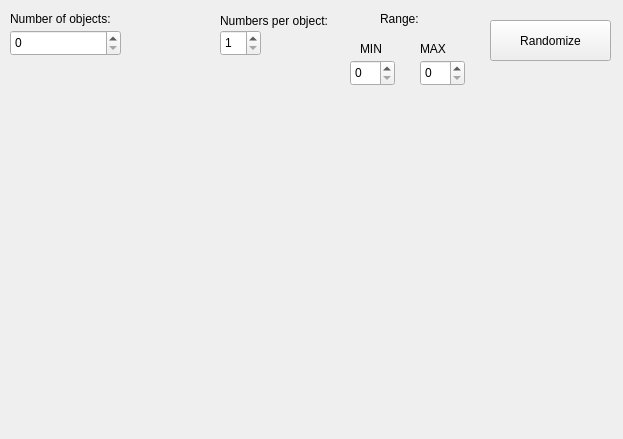
<?xml version="1.0" encoding="UTF-8"?>
<ui version="4.0">
 <class>Widget</class>
 <widget class="QWidget" name="Widget">
  <property name="geometry">
   <rect>
    <x>0</x>
    <y>0</y>
    <width>623</width>
    <height>439</height>
   </rect>
  </property>
  <property name="windowTitle">
   <string>Widget</string>
  </property>
  <widget class="QPushButton" name="pushButton">
   <property name="geometry">
    <rect>
     <x>490</x>
     <y>20</y>
     <width>121</width>
     <height>41</height>
    </rect>
   </property>
   <property name="text">
    <string>Randomize</string>
   </property>
  </widget>
  <widget class="QLabel" name="label">
   <property name="geometry">
    <rect>
     <x>10</x>
     <y>10</y>
     <width>121</width>
     <height>17</height>
    </rect>
   </property>
   <property name="text">
    <string>Number of objects:</string>
   </property>
  </widget>
  <widget class="QLabel" name="label_2">
   <property name="geometry">
    <rect>
     <x>220</x>
     <y>10</y>
     <width>121</width>
     <height>21</height>
    </rect>
   </property>
   <property name="text">
    <string>Numbers per object:</string>
   </property>
  </widget>
  <widget class="QSpinBox" name="spinBox">
   <property name="geometry">
    <rect>
     <x>10</x>
     <y>30</y>
     <width>111</width>
     <height>26</height>
    </rect>
   </property>
  </widget>
  <widget class="QSpinBox" name="spinBox_2">
   <property name="geometry">
    <rect>
     <x>220</x>
     <y>30</y>
     <width>41</width>
     <height>26</height>
    </rect>
   </property>
   <property name="minimum">
    <number>1</number>
   </property>
  </widget>
  <widget class="QLabel" name="label_3">
   <property name="geometry">
    <rect>
     <x>380</x>
     <y>10</y>
     <width>54</width>
     <height>17</height>
    </rect>
   </property>
   <property name="text">
    <string>Range:</string>
   </property>
  </widget>
  <widget class="QLabel" name="label_4">
   <property name="geometry">
    <rect>
     <x>360</x>
     <y>40</y>
     <width>54</width>
     <height>17</height>
    </rect>
   </property>
   <property name="text">
    <string>MIN</string>
   </property>
  </widget>
  <widget class="QLabel" name="label_5">
   <property name="geometry">
    <rect>
     <x>420</x>
     <y>40</y>
     <width>54</width>
     <height>17</height>
    </rect>
   </property>
   <property name="text">
    <string>MAX</string>
   </property>
  </widget>
  <widget class="QSpinBox" name="spinBox_3">
   <property name="geometry">
    <rect>
     <x>350</x>
     <y>60</y>
     <width>45</width>
     <height>26</height>
    </rect>
   </property>
  </widget>
  <widget class="QSpinBox" name="spinBox_4">
   <property name="geometry">
    <rect>
     <x>420</x>
     <y>60</y>
     <width>45</width>
     <height>26</height>
    </rect>
   </property>
  </widget>
 </widget>
 <layoutdefault spacing="6" margin="11"/>
 <resources/>
 <connections/>
</ui>
